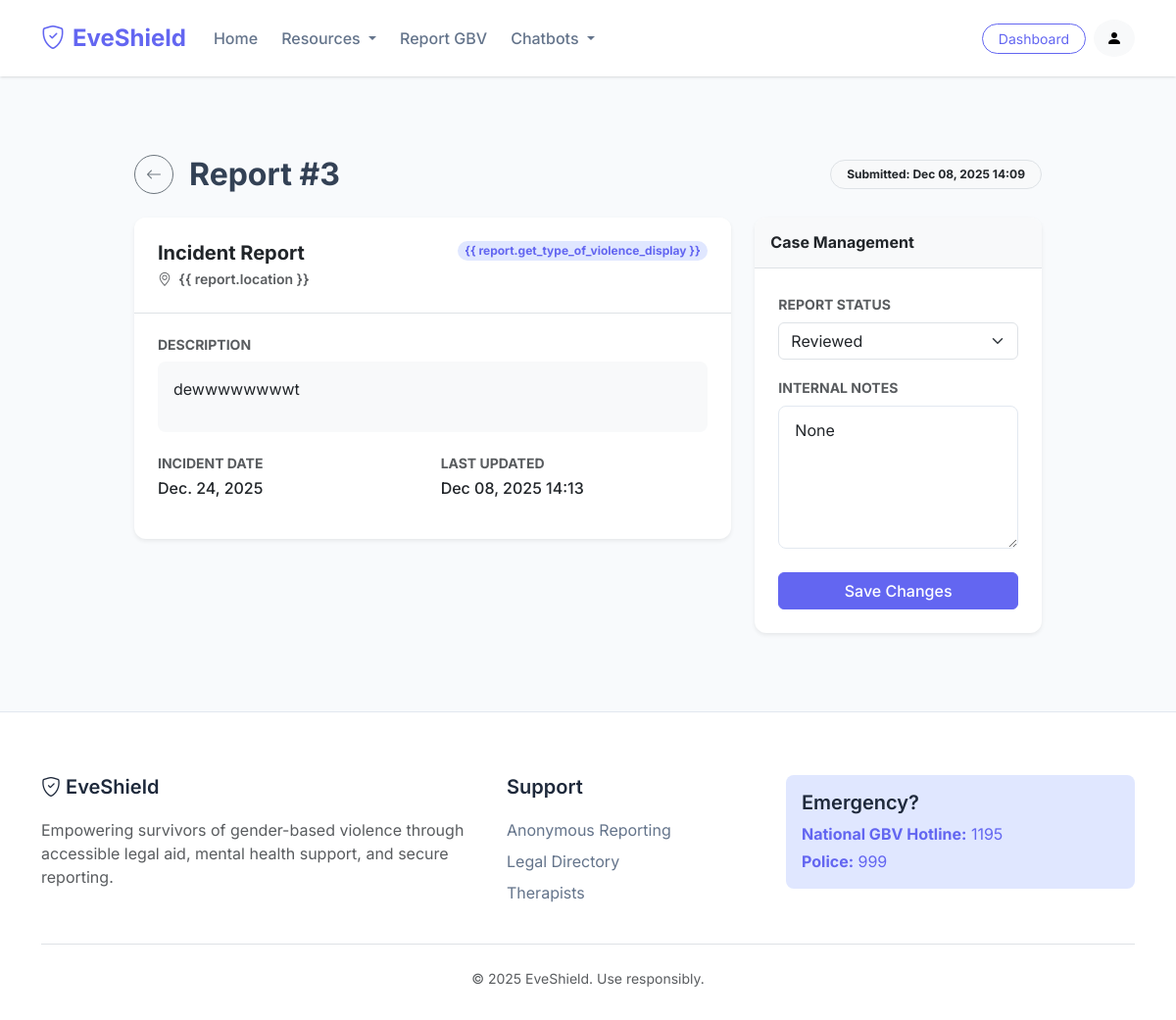
Page /reports/admin/report/3/ (signed in) on the committed database.
### EveShieldApp/models.py (models this page shows, shortened)
class GBVReport(models.Model):
    type_of_violence = models.CharField(
        max_length=20,
        choices=ViolenceType.choices,
        default=ViolenceType.OTHER,
    )
    location = models.CharField(max_length=255, help_text="County, town, or area")
    details = models.TextField(help_text="Detailed description of the incident")
    incident_date = models.DateField(
        null=True,
        blank=True,
        help_text="Date when the incident occurred",
    )
    file_upload = models.FileField(
        upload_to="reports/%Y/%m/%d/",
        blank=True,
        null=True,
        help_text="Optional: Upload evidence (photos, documents, etc.)",
    )
    status = models.CharField(
        max_length=20,
        choices=ReportStatus.choices,
        default=ReportStatus.PENDING,
    )
    admin_notes = models.TextField(
        blank=True,
        null=True,
        help_text="Internal notes for admin use only",
    )
    created_at = models.DateTimeField(auto_now_add=True)
    updated_at = models.DateTimeField(auto_now=True)
    class Meta:
        ordering = ["-created_at"]
        verbose_name = "GBV Report"
        verbose_name_plural = "GBV Reports"

### EveShieldApp/views.py (the view, shortened to what this page needs)
# urls.py: path("admin/report/<int:report_id>/", views.report_detail, name="report_detail"),
@staff_member_required
def report_detail(request, report_id):
    report = models.GBVReport.objects.get(id=report_id)
    return render(request, "tracking/report_detail.html", {"report": report})

### EveShieldApp/Templates/tracking/report_detail.html (shortened to what this page needs)
{% extends 'shared/base.html' %}
{% block content %}
<div class="container py-5">
    <div class="row items-center justify-content-center">
        <div class="col-lg-10">
            <div class="d-flex justify-content-between align-items-center mb-4">
                <div class="d-flex align-items-center gap-3">
                    <a href="{% url 'eveshield:reports:admin_dashboard' %}"
                        class="btn btn-outline-secondary rounded-circle d-flex align-items-center justify-content-center"
                        style="width: 40px; height: 40px;"><i class="bi bi-arrow-left"></i></a>
                    <h2 class="fw-bold mb-0">Report #{{ report.id }}</h2>
                </div>
                <span class="badge border bg-light text-dark px-3 py-2 rounded-pill">
                    Submitted: {{ report.created_at|date:"M d, Y H:i" }}
                </span>
            </div>
            <div class="row g-4">
                <div class="col-md-8">
                    <div class="card shadow-sm border-0 mb-4">
                        <div class="card-header bg-white border-bottom p-4">
                            <div class="d-flex justify-content-between align-items-start">
                                <div>
                                    <h5 class="fw-bold mb-1">Incident Report</h5>
                                    <p class="text-muted small mb-0"><i class="bi bi-geo-alt me-1"></i> {{
                                        report.location }}</p>
                                </div>
                                <span class="badge bg-primary-soft text-primary-custom rounded-pill">{{
                                    report.get_type_of_violence_display }}</span>
                            </div>
                        </div>
                        <div class="card-body p-4">
                            <div class="mb-4">
                                <h6 class="text-uppercase text-muted small fw-bold mb-2">Description</h6>
                                <div class="bg-light p-3 rounded-3 border-0">
                                    {{ report.details|linebreaks }}
                                </div>
                            </div>
                            <div class="row g-3">
                                <div class="col-6">
                                    <h6 class="text-uppercase text-muted small fw-bold mb-1">Incident Date</h6>
                                    <p class="fw-medium">{{ report.incident_date|default:"Not specified" }}</p>
                                </div>
                                <div class="col-6">
                                    <h6 class="text-uppercase text-muted small fw-bold mb-1">Last Updated</h6>
                                    <p class="fw-medium">{{ report.updated_at|date:"M d, Y H:i" }}</p>
                                </div>
                            </div>
                        </div>
                    </div>
                </div>
                <div class="col-md-4">
                    <div class="card shadow-sm border-0 sticky-top" style="top: 100px;">
                        <div class="card-header bg-light border-bottom p-3">
                            <h6 class="fw-bold mb-0">Case Management</h6>
                        </div>
                        <div class="card-body p-4">
                            <form method="post">
                                <div class="mb-3">
                                    <label for="status" class="form-label text-muted small fw-bold">REPORT
                                        STATUS</label>
                                    <select name="status" id="status" class="form-select">
<option value="reviewed" {% if report.status == 'reviewed' %}selected{% endif %}>Reviewed</option>
                                    </select>
                                </div>
                                <div class="mb-4">
                                    <label for="admin_notes" class="form-label text-muted small fw-bold">INTERNAL
                                        NOTES</label>
                                    <textarea name="admin_notes" id="admin_notes" class="form-control" rows="5"
                                        placeholder="Add notes here...">{{ report.admin_notes }}</textarea>
                                </div>
                                <button type="submit" class="btn btn-primary w-100 fw-medium">Save Changes</button>
                            </form>
                        </div>
                    </div>
                </div>
            </div>
        </div>
    </div>
</div>
{% endblock %}

### EveShieldApp/Templates/shared/base.html (style rules this page uses)
:root { --primary-color: #6366f1; --secondary-color: #ec4899; --dark-color: #1e293b; --light-bg: #f8fafc; --text-main: #334155; }
body { font-family: 'Inter', sans-serif; background-color: var(--light-bg); color: var(--text-main); min-height: 100vh; display: flex; flex-direction: column; }
.btn-primary { background-color: var(--primary-color); border-color: var(--primary-color); }
.card { border: 1px solid #e2e8f0; border-radius: 0.75rem; box-shadow: 0 1px 2px 0 rgba(0, 0, 0, 0.05); transition: all 0.2s ease-in-out; background: white; overflow: hidden; }
.card-header { background-color: transparent; border-bottom: 1px solid #e2e8f0; padding: 1.25rem 1.5rem; font-weight: 600; }
.card-body { padding: 1.5rem; }
.text-primary-custom { color: var(--primary-color); }
.bg-primary-soft { background-color: #e0e7ff; color: var(--primary-color); }
.form-control { border-radius: 0.5rem; border: 1px solid #e2e8f0; padding: 0.75rem 1rem; }

### rows in the picture
GBVReport: id "3", created_at "Dec 08, 2025 14:09", details "dewwwwwwwwt", incident_date "Dec. 24, 2025", updated_at "Dec 08, 2025 14:13", status "Reviewed", admin_notes "None"
